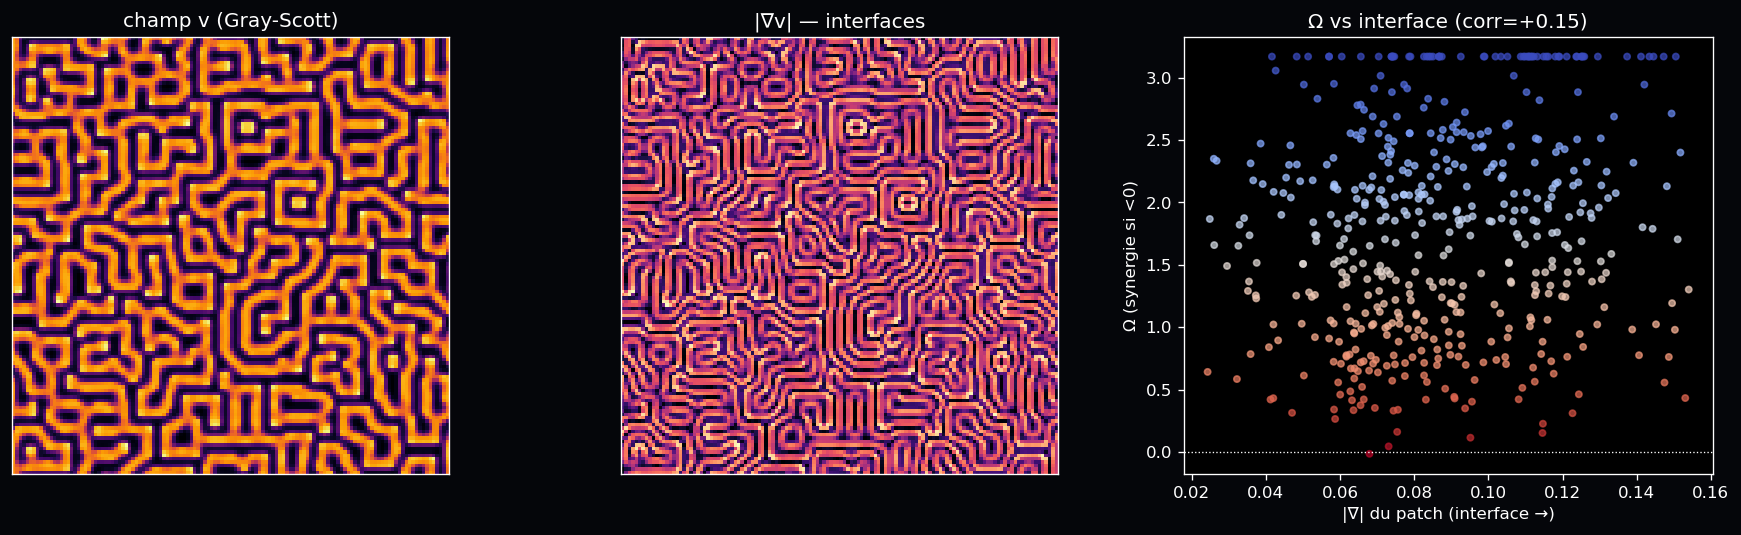

Write Python code to recreate this figure.
"""Conjecture INTERFACE : l'émergence (synergie Ω<0) vit aux interfaces, pas dans le bulk.

Réaction-diffusion Gray–Scott → motif de domaines + interfaces. Pour chaque patch
spatial, série temporelle des cellules → Ω(patch). Classer le patch par |∇v| moyen
(interface = gradient fort, bulk = gradient faible). Tester : Ω plus négatif (synergie)
aux interfaces ?

Prédiction : corr(Ω, gradient) < 0 (plus l'interface est forte, plus Ω négatif).
"""
import sys
import os
import json
import numpy as np
import matplotlib.pyplot as plt

sys.path.insert(0, os.path.dirname(os.path.dirname(os.path.abspath(__file__))))

from systems.gray_scott import simulate_gray_scott, gradient_magnitude
from xi.interaction import o_information


def patch_cells(L, p, box):
    """Indices (cy,cx) du patch p×p en haut-gauche de box=(y0,x0)."""
    y0, x0 = box
    idx = []
    for dy in range(p):
        for dx in range(p):
            idx.append(((y0 + dy) % L, (x0 + dx) % L))
    return idx


def run(L=128, F=0.037, k=0.06, n_frames=240, frame_gap=12, t_equil=3000,
        patch=2, n_patches=500, n_bins=3, seed=0, outdir=None):
    if outdir is None:
        outdir = os.path.dirname(os.path.abspath(__file__))

    print(f"Conjecture interface | Gray-Scott L={L} F={F} k={k}")
    print(f"frames={n_frames} patch={patch}×{patch}\n")

    # trajectoire temporelle (frames, L, L)
    V = simulate_gray_scott(L=L, F=F, k=k, t_equil=t_equil,
                            n_frames=n_frames, frame_gap=frame_gap, seed=seed)
    print(f"trajectoire collectée : {V.shape}")
    gradmean = gradient_magnitude(V.mean(axis=0))   # |∇| du champ moyen → carte interfaces

    rng = np.random.default_rng(seed)
    omegas, grads, varis = [], [], []
    for _ in range(n_patches):
        y0, x0 = rng.integers(0, L, 2)
        cells = patch_cells(L, patch, (y0, x0))
        # série temporelle des cellules du patch : (n_frames, patch²)
        ts = np.stack([V[:, cy, cx] for (cy, cx) in cells], axis=1)
        if ts.std() < 1e-6:
            continue  # patch totalement gelé (bulk pur) → entropie nulle
        # discrétise chaque cellule en quantiles temporels
        disc = np.empty(ts.shape, dtype=np.int8)
        for j in range(ts.shape[1]):
            q = np.quantile(ts[:, j], np.linspace(0, 1, n_bins + 1)[1:-1])
            disc[:, j] = np.digitize(ts[:, j], q)
        om = o_information(disc)
        g = np.mean([gradmean[cy, cx] for (cy, cx) in cells])
        omegas.append(om); grads.append(g); varis.append(ts.var())

    omegas = np.array(omegas); grads = np.array(grads); varis = np.array(varis)
    # corrélation Ω vs gradient (interface)
    r_g = np.corrcoef(omegas, grads)[0, 1]

    # binning par quartile de gradient : interface (Q4) vs bulk (Q1)
    qs = np.quantile(grads, [0.25, 0.5, 0.75])
    bulk = omegas[grads <= qs[0]]
    inter = omegas[grads >= qs[2]]
    print(f"patchs actifs : {len(omegas)}")
    print(f"corr(Ω, |∇|) = {r_g:+.3f}")
    print(f"Ω bulk  (Q1 gradient) : mean={bulk.mean():+.4f}  frac_syn={np.mean(bulk<0):.2f}")
    print(f"Ω interf(Q4 gradient) : mean={inter.mean():+.4f}  frac_syn={np.mean(inter<0):.2f}")
    delta = inter.mean() - bulk.mean()
    print(f"\nΔ(interface − bulk) = {delta:+.4f}")
    if delta < -1e-3 and r_g < -0.1:
        verdict = "✓ CONJECTURE SUPPORTÉE : synergie aux interfaces (Ω plus négatif, corr<0)"
    elif delta > 1e-3:
        verdict = "✗ inverse : synergie dans le bulk"
    else:
        verdict = "~ pas de localisation nette"
    print(verdict)

    # plot
    fig, axes = plt.subplots(1, 3, figsize=(15, 4.6))
    im = axes[0].imshow(V[-1], cmap="inferno"); axes[0].set_title("champ v (Gray-Scott)", color="white")
    axes[0].set_xticks([]); axes[0].set_yticks([])
    axes[1].imshow(gradmean, cmap="magma"); axes[1].set_title("|∇v| — interfaces", color="white")
    axes[1].set_xticks([]); axes[1].set_yticks([])
    axes[2].scatter(grads, omegas, c=omegas, cmap="coolwarm_r", s=14, alpha=0.7)
    axes[2].axhline(0, color="white", ls=":", lw=0.8)
    axes[2].set_xlabel("|∇| du patch (interface →)", color="white")
    axes[2].set_ylabel("Ω (synergie si <0)", color="white")
    axes[2].set_title(f"Ω vs interface (corr={r_g:+.2f})", color="white")
    for ax in axes:
        ax.set_facecolor("black"); ax.tick_params(colors="white")
        for s in ax.spines.values(): s.set_color("white")
    fig.patch.set_facecolor("#05060a"); plt.tight_layout()
    png = os.path.join(outdir, "interface_emergence.png")
    plt.savefig(png, dpi=120, facecolor="#05060a", bbox_inches="tight")
    print(f"\nsaved {png}")

    out = {"L": L, "F": F, "k": k, "n_patches": int(len(omegas)),
           "corr_omega_grad": float(r_g), "omega_bulk": float(bulk.mean()),
           "omega_interface": float(inter.mean()), "delta": float(delta),
           "frac_syn_bulk": float(np.mean(bulk < 0)), "frac_syn_interface": float(np.mean(inter < 0))}
    with open(os.path.join(outdir, "interface_emergence.json"), "w") as f:
        json.dump(out, f, indent=2)
    print(f"saved {os.path.join(outdir, 'interface_emergence.json')}")
    return out


if __name__ == "__main__":
    run()
